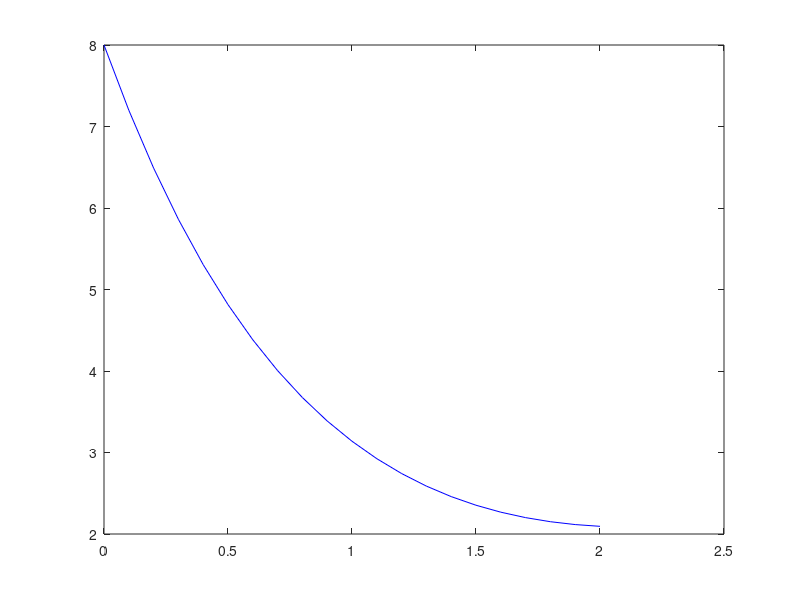

Recreate this plot in MATLAB.
clear all
#Primero defino las variables iniciales
h = 0.1,
t(1) = 0,
y(1)=8,

#Escribo ciclo for
for i = 1:20
  y(i+1) = y(i) + h*(t(i)-y(i));
  t(i+1) = t(i) + h;
endfor
plot(t,y,'b');

